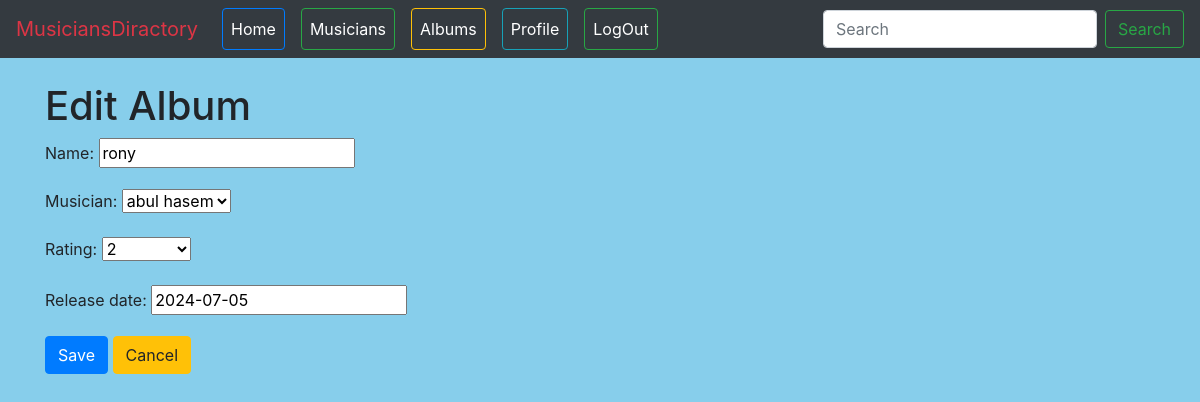
The page /Album/edit/1/ (signed in) on the database its author committed.
### Album/models.py (models this page shows, shortened)
class Album(models.Model):
    name = models.CharField(max_length=100)
    musician = models.ForeignKey(Musician, on_delete=models.CASCADE, related_name='Album')
    rating = models.PositiveIntegerField(choices=[(i, str(i)) for i in range(1, 6)])
    release_date=models.DateField(default=datetime.date.today)

### Album/views.py (the view)
# urls.py: path('edit/<int:id>/', views.album_edit, name='album_edit'),
@login_required
def album_edit(request, id):
    album = Album.objects.get(pk=id)
    album_form = AlbumForm(instance=album)
    if request.method == 'POST':
        album_form = AlbumForm(request.POST, instance=album)
        if album_form.is_valid():
            album_form.save()
            return redirect('album_list')
    return render(request, 'album_form.html', {'form': album_form,'flag' : True})

### Album/forms.py
class AlbumForm(forms.ModelForm):
    class Meta:
        model = Album
        fields = '__all__'

### Musician/models.py (called while the page is built)
    def __str__(self):
        return f'{self.first_name} {self.last_name}'

### Album/templates/album_form.html (shortened to what this page needs)
{% extends 'base.html' %}
{% load static %}
{% block content %}
<h1 class="mt-4">{% if form.instance.pk %}Edit{% else %}Add{% endif %} Album</h1>
<form method="post">
    {{ form.as_p }}
    <button type="submit" class="btn btn-primary">Save</button>
    <a href="{% url 'album_list' %}" class="btn btn-warning">Cancel</a>
</form>
{% endblock %}

### rows shown on the page
Album: name "rony", musician "abul hasem", rating "2", release_date "2024-07-05"
